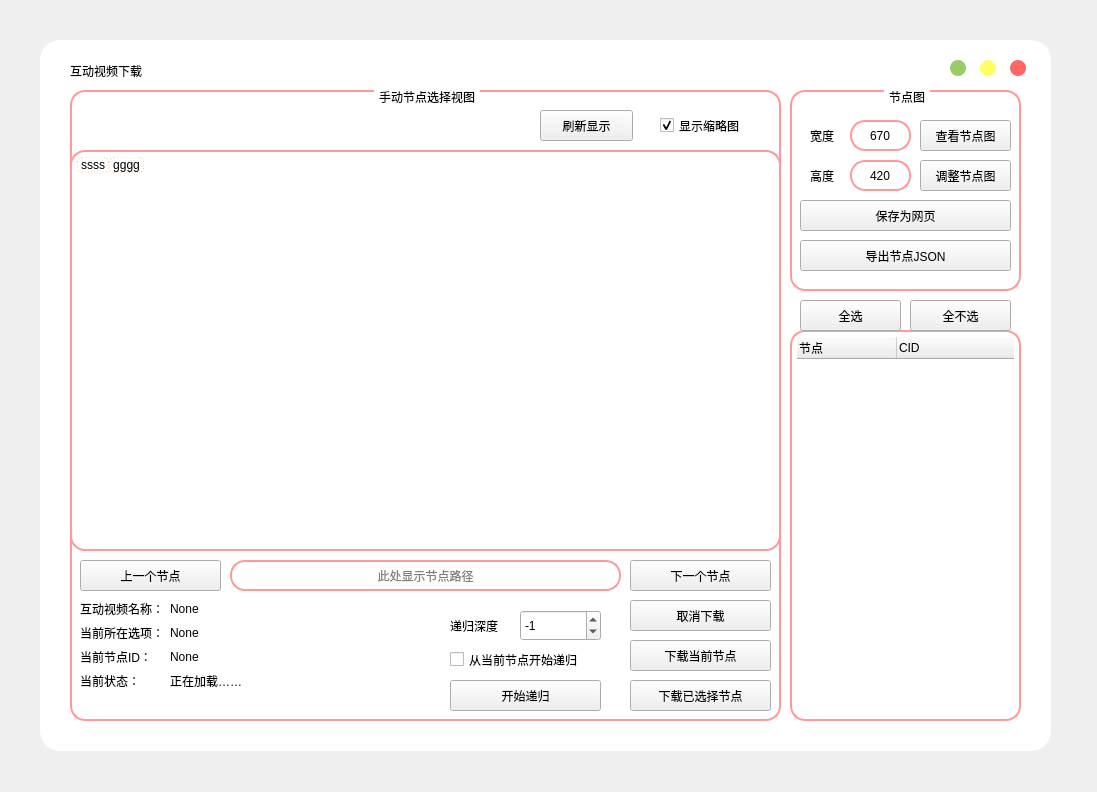
<?xml version="1.0" encoding="UTF-8"?>
<ui version="4.0">
 <class>Form</class>
 <widget class="QWidget" name="Form">
  <property name="geometry">
   <rect>
    <x>0</x>
    <y>0</y>
    <width>1097</width>
    <height>792</height>
   </rect>
  </property>
  <property name="windowTitle">
   <string>互动视频下载</string>
  </property>
  <property name="windowIcon">
   <iconset resource="images_dl.qrc">
    <normaloff>:/Icon/images/bilidownloader.ico</normaloff>:/Icon/images/bilidownloader.ico</iconset>
  </property>
  <property name="styleSheet">
   <string notr="true">*{
	font: 14px &quot;Microsoft YaHei&quot;;
	color:rgb(0, 0, 0);
}
/* 主体颜色
.QWidget#centralwidget{
	background-color: rgb(156, 156, 156);
	border-radius:20px;
} */
QLabel{
	color: rgb(0, 0, 0);
}

.QWidget#mainwidget{
	background-color: rgb(255, 255, 255);
	border-radius:20px;
}

/* 编辑框样式 */
QLineEdit{
	color: rgb(0, 0, 0);
	background-color: rgb(255, 255, 255);
	border-radius: 15px;
	border: 2px solid rgb(255, 153, 153);
	padding-left: 5px;
	padding-right: 5px;
}
QLineEdit:hover{
	color: rgb(0, 0, 0);
	background-color: rgb(255, 238, 238);
}

/* 按钮样式 */
QPushButton[flat=&quot;false&quot;]{
	background-color: rgb(255, 153, 153);
	color: rgb(255, 255, 255);
	border-radius: 15px;
	font: 15px &quot;Microsoft YaHei&quot;;
}
QPushButton:hover{
	background-color: qlineargradient(spread:pad, x1:0, y1:0, x2:1, y2:1, stop:0 rgba(255, 153, 153, 255), stop:1 rgba(255, 136, 136, 255));
}
QPushButton:pressed{
	background-color: qlineargradient(spread:pad, x1:0, y1:0, x2:1, y2:1, stop:0 rgba(190, 115, 115, 255), stop:1 rgba(255, 153, 153, 255));
}
QPushButton#btnclose{
	background-color: rgb(255, 102, 102);
	border-radius:8px;
}
QPushButton#btnclose:pressed{
	background-color: rgb(200, 80, 80);
}
QPushButton#btnmax{
	background-color: rgb(255, 255, 102);
	border-radius:8px;
}
QPushButton#btnmax:pressed{
	background-color: rgb(195, 195, 78);
}
QPushButton#btnmin{
	background-color: rgb(153, 204, 102);
	border-radius:8px;
}
QPushButton#btnmin:pressed{
	background-color: rgb(126, 168, 83);
}

/* 进度条样式 */
QProgressBar{
	border: 2px solid rgb(255, 153, 153);
	height: 10px;
	background-color: rgb(255, 255, 255);
	font: 16px &quot;Microsoft YaHei&quot;;
	border-radius:6px;
	color: rgb(0, 0, 0);
}
QProgressBar::chunk{
	background-color: rgb(255, 204, 153);
	border-radius:6px;
}

/* 选择表样式 */
QListWidget{
	border: 2px solid rgb(255, 153, 153);
	border-radius:15px;
	padding: 5px;
	background-color: rgb(255, 255, 255);
}
QListWidget::item{
	border: 1px dashed rgb(255, 204, 153);
	border-radius: 5px;
	color: rgb(0, 0, 0);
	background-color: rgb(255, 255, 255);
}
QListWidget::item:hover{
	color: rgb(0, 0, 0);
	background-color: rgb(255, 204, 153);
}
QListWidget::item:focus{
	color: rgb(0, 0, 0);
}

/* 选择框样式 */
QComboBox{
	border-radius: 15px;
	border: 2px solid rgb(255, 153, 153);
	padding-left: 5px;
	padding-right: 5px;
	color: rgb(0, 0, 0);
	background-color: rgb(255, 255, 255);
}
QComboBox:hover{
	color: rgb(0, 0, 0);
	background: rgb(255, 238, 238)
}
QComboBox QAbstractItemView{
	border: 2px solid rgb(255, 153, 153);
	selection-background-color: rgb(255, 204, 153)
}
QComboBox::drop-down {
     subcontrol-origin: padding;
     subcontrol- position :  top  left;
     width :  28px ;
     border: none;
}
QComboBox::down-arrow{
	image: url(:/combo/images/dd.png);
}
QComboBox::down-arrow:hover{
	image: url(:/combo/images/dd1.png);
}
QComboBox::down-arrow:pressed{
	image: url(:/combo/images/dd2.png);
}

/* 文本框样式 */
QPlainTextEdit{
	border-radius: 15px;
	border: 2px solid rgb(255, 153, 153);
	padding: 5px;
	color: rgb(0, 0, 0);
	background-color: rgb(255, 255, 255);
}

/* Title Frame样式 */
QFrame#title{
	background-image: url(:/title/images/title.png);
	border: none;
}

/* 分组框样式 */
QGroupBox{
	border: 2px solid rgb(255, 153, 153);
	border-radius: 15px;
	margin-top: 2ex;
}
QGroupBox::title{
	subcontrol-origin: margin;
	subcontrol-position: top center;
	padding: 0 3px;
	color: rgb(0, 0, 0);
}

/* 组合框样式 */
QCheckBox{
	color: rgb(0, 0, 0);
}


/* 树形框样式 */
QTreeWidget{
	color: rgb(0, 0, 0);
	background-color: rgb(255, 255, 255);
	border: 2px solid rgb(255, 153, 153);
	border-radius: 15px;
	padding: 5px;
}
QTreeWidget::item{
	color: rgb(0, 0, 0);
	background-color: rgb(255, 255, 255);
	border: 1px dashed rgb(255, 204, 153);
	border-radius: 5px;
}
QTreeWidget::item:hover{
	color: rgb(0, 0, 0);
	background-color: rgb(255, 204, 153);
}
</string>
  </property>
  <widget class="QWidget" name="mainwidget" native="true">
   <property name="geometry">
    <rect>
     <x>40</x>
     <y>40</y>
     <width>1011</width>
     <height>711</height>
    </rect>
   </property>
   <property name="autoFillBackground">
    <bool>false</bool>
   </property>
   <property name="styleSheet">
    <string notr="true"/>
   </property>
   <widget class="QTreeWidget" name="tw_nodelist">
    <property name="geometry">
     <rect>
      <x>750</x>
      <y>290</y>
      <width>231</width>
      <height>391</height>
     </rect>
    </property>
    <property name="selectionMode">
     <enum>QAbstractItemView::SingleSelection</enum>
    </property>
    <property name="selectionBehavior">
     <enum>QAbstractItemView::SelectRows</enum>
    </property>
    <column>
     <property name="text">
      <string>节点</string>
     </property>
    </column>
    <column>
     <property name="text">
      <string>CID</string>
     </property>
    </column>
   </widget>
   <widget class="QPushButton" name="btnmax">
    <property name="geometry">
     <rect>
      <x>940</x>
      <y>20</y>
      <width>16</width>
      <height>16</height>
     </rect>
    </property>
    <property name="text">
     <string/>
    </property>
    <property name="flat">
     <bool>true</bool>
    </property>
   </widget>
   <widget class="QPushButton" name="btnmin">
    <property name="geometry">
     <rect>
      <x>910</x>
      <y>20</y>
      <width>16</width>
      <height>16</height>
     </rect>
    </property>
    <property name="text">
     <string/>
    </property>
    <property name="flat">
     <bool>true</bool>
    </property>
   </widget>
   <widget class="QPushButton" name="btnclose">
    <property name="geometry">
     <rect>
      <x>970</x>
      <y>20</y>
      <width>16</width>
      <height>16</height>
     </rect>
    </property>
    <property name="text">
     <string/>
    </property>
    <property name="flat">
     <bool>true</bool>
    </property>
   </widget>
   <widget class="QLabel" name="label_10">
    <property name="geometry">
     <rect>
      <x>30</x>
      <y>10</y>
      <width>141</width>
      <height>41</height>
     </rect>
    </property>
    <property name="font">
     <font>
      <family>微软雅黑</family>
      <pointsize>9</pointsize>
      <weight>50</weight>
      <italic>false</italic>
      <bold>false</bold>
     </font>
    </property>
    <property name="styleSheet">
     <string notr="true">*{
	font: 18px &quot;微软雅黑&quot;;
}
</string>
    </property>
    <property name="text">
     <string>互动视频下载</string>
    </property>
   </widget>
   <widget class="QGroupBox" name="groupBox_7">
    <property name="geometry">
     <rect>
      <x>750</x>
      <y>50</y>
      <width>231</width>
      <height>201</height>
     </rect>
    </property>
    <property name="title">
     <string>节点图</string>
    </property>
    <widget class="QLineEdit" name="lineEdit_height">
     <property name="geometry">
      <rect>
       <x>60</x>
       <y>70</y>
       <width>61</width>
       <height>31</height>
      </rect>
     </property>
     <property name="text">
      <string>420</string>
     </property>
     <property name="alignment">
      <set>Qt::AlignCenter</set>
     </property>
    </widget>
    <widget class="QLineEdit" name="lineEdit_width">
     <property name="geometry">
      <rect>
       <x>60</x>
       <y>30</y>
       <width>61</width>
       <height>31</height>
      </rect>
     </property>
     <property name="inputMethodHints">
      <set>Qt::ImhNone</set>
     </property>
     <property name="text">
      <string>670</string>
     </property>
     <property name="alignment">
      <set>Qt::AlignCenter</set>
     </property>
    </widget>
    <widget class="QLabel" name="label_11">
     <property name="geometry">
      <rect>
       <x>20</x>
       <y>70</y>
       <width>31</width>
       <height>31</height>
      </rect>
     </property>
     <property name="font">
      <font>
       <family>Microsoft YaHei</family>
       <pointsize>9</pointsize>
       <weight>50</weight>
       <italic>false</italic>
       <bold>false</bold>
      </font>
     </property>
     <property name="text">
      <string>高度</string>
     </property>
    </widget>
    <widget class="QPushButton" name="btn_adjsize">
     <property name="geometry">
      <rect>
       <x>130</x>
       <y>70</y>
       <width>91</width>
       <height>31</height>
      </rect>
     </property>
     <property name="text">
      <string>调整节点图</string>
     </property>
    </widget>
    <widget class="QLabel" name="label_12">
     <property name="geometry">
      <rect>
       <x>20</x>
       <y>30</y>
       <width>31</width>
       <height>31</height>
      </rect>
     </property>
     <property name="font">
      <font>
       <family>Microsoft YaHei</family>
       <pointsize>9</pointsize>
       <weight>50</weight>
       <italic>false</italic>
       <bold>false</bold>
      </font>
     </property>
     <property name="text">
      <string>宽度</string>
     </property>
    </widget>
    <widget class="QPushButton" name="btn_nodeview">
     <property name="geometry">
      <rect>
       <x>130</x>
       <y>30</y>
       <width>91</width>
       <height>31</height>
      </rect>
     </property>
     <property name="text">
      <string>查看节点图</string>
     </property>
    </widget>
    <widget class="QPushButton" name="btn_exportJSON">
     <property name="geometry">
      <rect>
       <x>10</x>
       <y>150</y>
       <width>211</width>
       <height>31</height>
      </rect>
     </property>
     <property name="text">
      <string>导出节点JSON</string>
     </property>
    </widget>
    <widget class="QPushButton" name="btn_save2html">
     <property name="geometry">
      <rect>
       <x>10</x>
       <y>110</y>
       <width>211</width>
       <height>31</height>
      </rect>
     </property>
     <property name="text">
      <string>保存为网页</string>
     </property>
    </widget>
   </widget>
   <widget class="QGroupBox" name="groupBox">
    <property name="geometry">
     <rect>
      <x>30</x>
      <y>50</y>
      <width>711</width>
      <height>631</height>
     </rect>
    </property>
    <property name="title">
     <string>手动节点选择视图</string>
    </property>
    <widget class="QListWidget" name="list_NodeChoose">
     <property name="geometry">
      <rect>
       <x>0</x>
       <y>60</y>
       <width>711</width>
       <height>401</height>
      </rect>
     </property>
     <property name="autoFillBackground">
      <bool>false</bool>
     </property>
     <property name="autoScrollMargin">
      <number>16</number>
     </property>
     <property name="dragEnabled">
      <bool>false</bool>
     </property>
     <property name="flow">
      <enum>QListView::LeftToRight</enum>
     </property>
     <property name="resizeMode">
      <enum>QListView::Fixed</enum>
     </property>
     <property name="layoutMode">
      <enum>QListView::SinglePass</enum>
     </property>
     <property name="spacing">
      <number>20</number>
     </property>
     <property name="viewMode">
      <enum>QListView::IconMode</enum>
     </property>
     <property name="modelColumn">
      <number>0</number>
     </property>
     <property name="uniformItemSizes">
      <bool>false</bool>
     </property>
     <property name="wordWrap">
      <bool>false</bool>
     </property>
     <item>
      <property name="text">
       <string>ssss</string>
      </property>
     </item>
     <item>
      <property name="text">
       <string>gggg</string>
      </property>
     </item>
    </widget>
    <widget class="QPushButton" name="btn_canceldownload">
     <property name="geometry">
      <rect>
       <x>560</x>
       <y>510</y>
       <width>141</width>
       <height>31</height>
      </rect>
     </property>
     <property name="text">
      <string>取消下载</string>
     </property>
    </widget>
    <widget class="QPushButton" name="btn_downALLChoose">
     <property name="geometry">
      <rect>
       <x>560</x>
       <y>590</y>
       <width>141</width>
       <height>31</height>
      </rect>
     </property>
     <property name="text">
      <string>下载已选择节点</string>
     </property>
    </widget>
    <widget class="QPushButton" name="btn_back">
     <property name="geometry">
      <rect>
       <x>10</x>
       <y>470</y>
       <width>141</width>
       <height>31</height>
      </rect>
     </property>
     <property name="text">
      <string>上一个节点</string>
     </property>
    </widget>
    <widget class="QPushButton" name="btn_next">
     <property name="geometry">
      <rect>
       <x>560</x>
       <y>470</y>
       <width>141</width>
       <height>31</height>
      </rect>
     </property>
     <property name="text">
      <string>下一个节点</string>
     </property>
    </widget>
    <widget class="QLineEdit" name="le_nodeway">
     <property name="geometry">
      <rect>
       <x>160</x>
       <y>470</y>
       <width>391</width>
       <height>31</height>
      </rect>
     </property>
     <property name="alignment">
      <set>Qt::AlignCenter</set>
     </property>
     <property name="readOnly">
      <bool>true</bool>
     </property>
     <property name="placeholderText">
      <string>此处显示节点路径</string>
     </property>
    </widget>
    <widget class="QPushButton" name="btn_downCurChoose">
     <property name="geometry">
      <rect>
       <x>560</x>
       <y>550</y>
       <width>141</width>
       <height>31</height>
      </rect>
     </property>
     <property name="text">
      <string>下载当前节点</string>
     </property>
    </widget>
    <widget class="QWidget" name="formLayoutWidget">
     <property name="geometry">
      <rect>
       <x>10</x>
       <y>510</y>
       <width>351</width>
       <height>111</height>
      </rect>
     </property>
     <layout class="QFormLayout" name="formLayout">
      <item row="0" column="0">
       <widget class="QLabel" name="label">
        <property name="text">
         <string>互动视频名称：</string>
        </property>
       </widget>
      </item>
      <item row="0" column="1">
       <widget class="QLabel" name="lab_ivName">
        <property name="text">
         <string>None</string>
        </property>
       </widget>
      </item>
      <item row="1" column="0">
       <widget class="QLabel" name="label_3">
        <property name="text">
         <string>当前所在选项：</string>
        </property>
       </widget>
      </item>
      <item row="1" column="1">
       <widget class="QLabel" name="lab_curchoose">
        <property name="text">
         <string>None</string>
        </property>
       </widget>
      </item>
      <item row="2" column="0">
       <widget class="QLabel" name="label_5">
        <property name="text">
         <string>当前节点ID：</string>
        </property>
       </widget>
      </item>
      <item row="2" column="1">
       <widget class="QLabel" name="lab_curNID">
        <property name="text">
         <string>None</string>
        </property>
       </widget>
      </item>
      <item row="3" column="0">
       <widget class="QLabel" name="label_7">
        <property name="text">
         <string>当前状态：</string>
        </property>
       </widget>
      </item>
      <item row="3" column="1">
       <widget class="QLabel" name="lab_curStatus">
        <property name="text">
         <string>正在加载……</string>
        </property>
       </widget>
      </item>
     </layout>
    </widget>
    <widget class="QSpinBox" name="spinBox">
     <property name="geometry">
      <rect>
       <x>450</x>
       <y>520</y>
       <width>81</width>
       <height>31</height>
      </rect>
     </property>
     <property name="minimum">
      <number>-10</number>
     </property>
     <property name="value">
      <number>-1</number>
     </property>
    </widget>
    <widget class="QLabel" name="label_9">
     <property name="geometry">
      <rect>
       <x>380</x>
       <y>520</y>
       <width>72</width>
       <height>31</height>
      </rect>
     </property>
     <property name="text">
      <string>递归深度</string>
     </property>
    </widget>
    <widget class="QCheckBox" name="cb_RSaCC">
     <property name="geometry">
      <rect>
       <x>380</x>
       <y>560</y>
       <width>151</width>
       <height>19</height>
      </rect>
     </property>
     <property name="text">
      <string>从当前节点开始递归</string>
     </property>
     <property name="checkable">
      <bool>true</bool>
     </property>
     <property name="checked">
      <bool>false</bool>
     </property>
     <property name="tristate">
      <bool>false</bool>
     </property>
    </widget>
    <widget class="QPushButton" name="btn_stRecu">
     <property name="geometry">
      <rect>
       <x>380</x>
       <y>590</y>
       <width>151</width>
       <height>31</height>
      </rect>
     </property>
     <property name="text">
      <string>开始递归</string>
     </property>
    </widget>
    <widget class="QCheckBox" name="cb_showimage">
     <property name="geometry">
      <rect>
       <x>590</x>
       <y>20</y>
       <width>101</width>
       <height>31</height>
      </rect>
     </property>
     <property name="text">
      <string>显示缩略图</string>
     </property>
     <property name="checked">
      <bool>true</bool>
     </property>
    </widget>
    <widget class="QPushButton" name="btn_refreash">
     <property name="geometry">
      <rect>
       <x>470</x>
       <y>20</y>
       <width>93</width>
       <height>31</height>
      </rect>
     </property>
     <property name="text">
      <string>刷新显示</string>
     </property>
    </widget>
   </widget>
   <widget class="QPushButton" name="btn_select_All">
    <property name="geometry">
     <rect>
      <x>760</x>
      <y>260</y>
      <width>101</width>
      <height>31</height>
     </rect>
    </property>
    <property name="text">
     <string>全选</string>
    </property>
   </widget>
   <widget class="QPushButton" name="btn_select_None">
    <property name="geometry">
     <rect>
      <x>870</x>
      <y>260</y>
      <width>101</width>
      <height>31</height>
     </rect>
    </property>
    <property name="text">
     <string>全不选</string>
    </property>
   </widget>
  </widget>
 </widget>
 <resources>
  <include location="images_dl.qrc"/>
 </resources>
 <connections>
  <connection>
   <sender>btnclose</sender>
   <signal>clicked()</signal>
   <receiver>Form</receiver>
   <slot>close()</slot>
   <hints>
    <hint type="sourcelabel">
     <x>1057</x>
     <y>67</y>
    </hint>
    <hint type="destinationlabel">
     <x>568</x>
     <y>353</y>
    </hint>
   </hints>
  </connection>
  <connection>
   <sender>btn_canceldownload</sender>
   <signal>clicked()</signal>
   <receiver>Form</receiver>
   <slot>close()</slot>
   <hints>
    <hint type="sourcelabel">
     <x>285</x>
     <y>605</y>
    </hint>
    <hint type="destinationlabel">
     <x>568</x>
     <y>353</y>
    </hint>
   </hints>
  </connection>
 </connections>
</ui>
